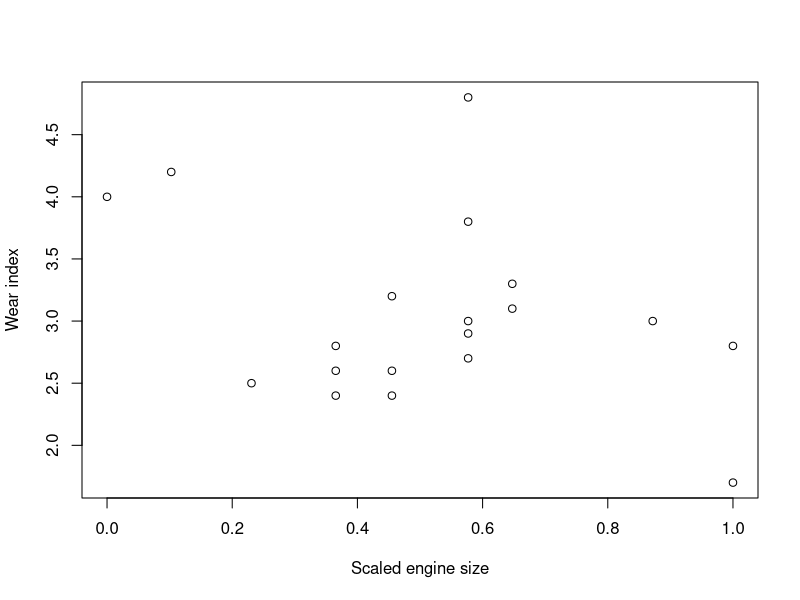
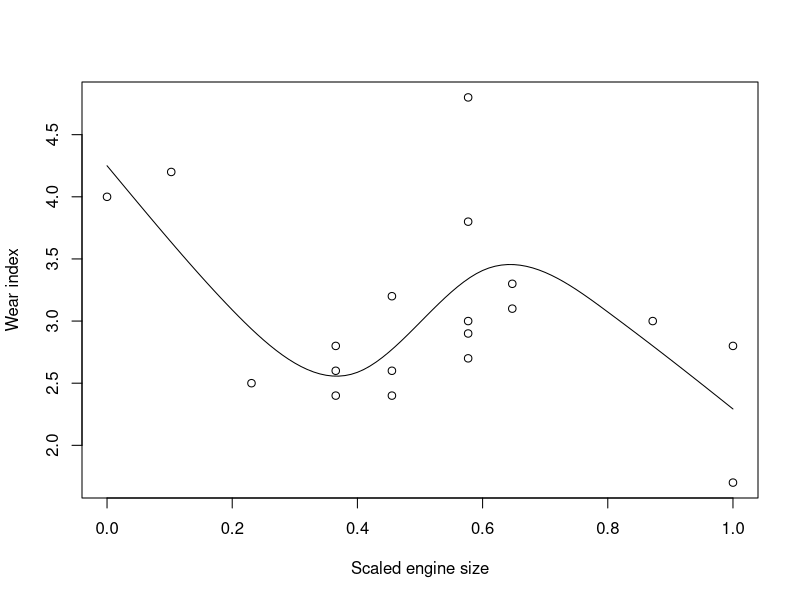
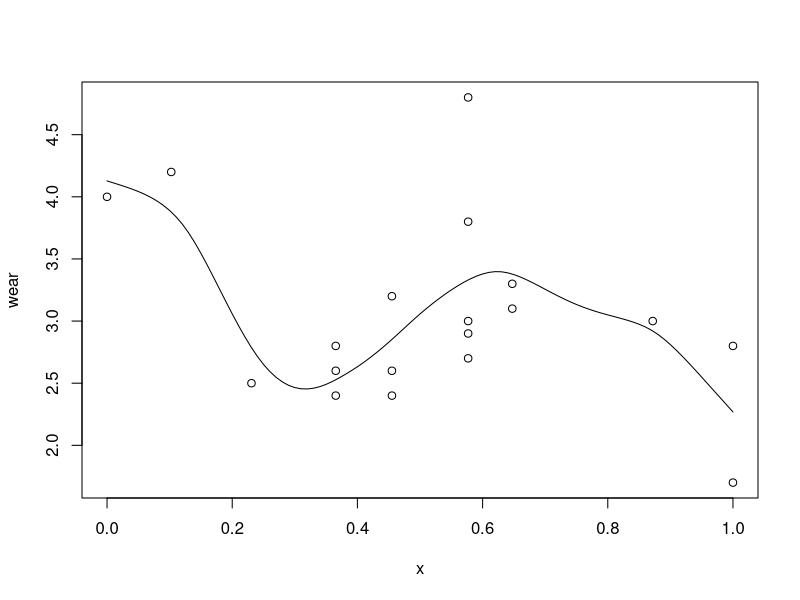
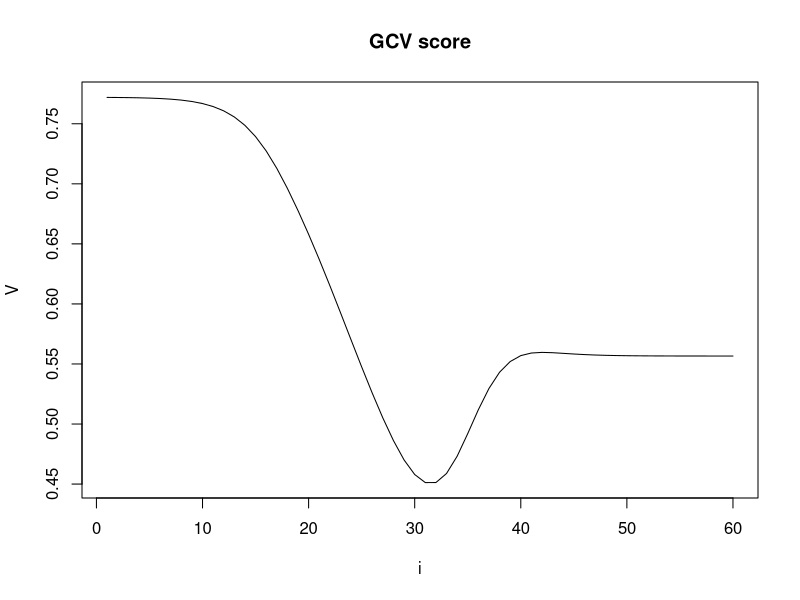
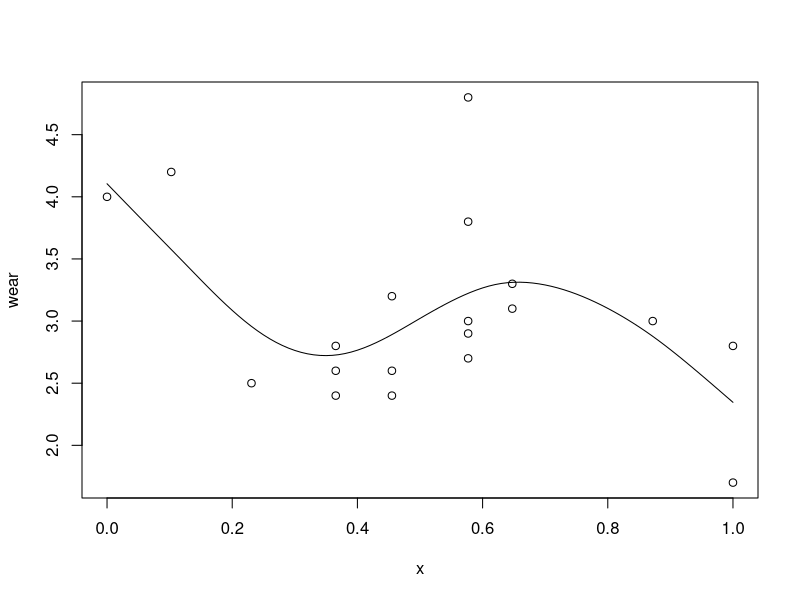

These figures' R source, in order: (Note: this script raises an error after producing the figures.)
## ---- chunk 1

# p.124

# Car engine example
size<-c(1.42,1.58,1.78,1.99,1.99,1.99,2.13,2.13,2.13, 2.32,2.32,2.32,2.32,2.32,2.43,2.43,2.78,2.98,2.98) 

wear<-c(4.0,4.2,2.5,2.6,2.8,2.4,3.2,2.4,2.6,4.8,2.9, 3.8,3.0,2.7,3.1,3.3,3.0,2.8,1.7) 

x<-size-min(size);x<-x/max(x)
plot(x,wear,xlab="Scaled engine size",ylab="Wear index")

# Write a function defining R(x,z), for cubic spline on [0,1]
rk<-function(x,z){ 
  ((z-0.5)^2-1/12)*((x-0.5)^2-1/12)/4-
   ((abs(x-z)-0.5)^4-(abs(x-z)-0.5)^2/2+7/240)/24
 }

# A function which takes a sequence of knots and an array of x values to produce a model matrix for the spline.


spl.X<-function(x,xk) # set up model matrix for cubic penalized regression spline 
  {
  q<-length(xk)+2 # number of parameters
  n<-length(x) # number of data
  X<-matrix(1,n,q) # initialized model matrix, components are all 1
  X[,2]<-x # set second column to x
  X[,3:q]<-outer(x,xk,FUN=rk) # and remaining to R(x,xk) 
  X
  }

# a rank 6 basis is used, meaning that q = 6 and there are 4 knots: these have been evenly spread over [0,1]

xk<-1:4/5 # choose some knots 
X<-spl.X(x,xk) # generate model matrix 
mod.1<-lm(wear~X-1) # fit model
xp<-0:100/100 # x values for prediction 
Xp<-spl.X(xp,xk) # prediction matrix


# Run together the following lines for a successful plot
plot(x,wear,xlab="Scaled engine size",ylab="Wear index")
lines(xp,Xp%*%coef(mod.1)) # plot fitted spline

## ---- chunk 2
# p. 127

# 1. Obtain S

spl.S<-function(xk)
# set up the penalized regression spline penalty matrix,
# given knot sequence xk
{ 
  q<-length(xk)+2;S<-matrix(0,q,q) # initialize matrix to 0
  S[3:q,3:q]<-outer(xk,xk,FUN=rk) # fill in non-zero part
  S 
}

# 2. Obtain square root of S, so B=SS

mat.sqrt<-function(S) # A simple matrix square root 
  { 
  d<-eigen(S,symmetric=TRUE)
  rS<-d$vectors%*%diag(d$values^0.5)%*%t(d$vectors)
  }

# 3. Fitting penalised regression spline

prs.fit<-function(y,x,xk,lambda)
# function to fit penalized regression spline to x,y data, # with knots xk, given smoothing parameter, lambda.
  { 
  q<-length(xk)+2 # dimension of basis 
  n<-length(x) # number of data
# create augmented model matrix ....
  Xa <- rbind(spl.X(x,xk),mat.sqrt(spl.S(xk))*sqrt(lambda)) 
  y[(n+1):(n+q)]<-0 # augment the data vector
  lm(y~Xa-1) # fit and return the penalized regression spline
}


xk<-1:7/8 # choose some knots 
mod.2<-prs.fit(wear,x,xk,0.0001) # fit pen. reg. spline 
#change lambda to 0.000001 gives a more fined spline
Xp<-spl.X(xp,xk) # matrix to map params to fitted values at xp
plot(x,wear);lines(xp,Xp%*%coef(mod.2)) # plot data & spl. fit


## ---- chunk 3
# p.130
# Find lambda by general cross validation; to minimize V0

lambda<-1e-8;n<-length(wear);V<-0
for (i in 1:60) { # loop through smoothing parameters 
  mod<-prs.fit(wear,x,xk,lambda) # fit model, given lambda
  trA<-sum(influence(mod)$hat[1:n]) # find tr(A) 
  rss<-sum((wear-fitted(mod)[1:n])^2)# residual sum of squares 
  V[i]<-n*rss/(n-trA)^2 # obtain GCV score 
  lambda<-lambda*1.5 # increase lambda
}

plot(1:60,V,type="l",main="GCV score",xlab="i") # plot score

# Above GCV score finds V[31] has the lowewst value. Use it to obtain lambda, then fit the spline and plot

i<-(1:60)[V==min(V)] # extract index of min(V) 
mod.3<-prs.fit(wear,x,xk,1.5^(i-1)*1e-8) # fit optimal model 
Xp<-spl.X(xp,xk) # .... and plot it

plot(x,wear);lines(xp,Xp%*%coef(mod.3))

## ---- chunk 4

# p.132 Set up simple additive model

am.setup<-function(x,z,q=10)
# Get X, S_1 and S_2 for a simple 2 term AM 
  { 
  # choose knots ...
  xk <- quantile(unique(x),1:(q-2)/(q-1))
  zk <- quantile(unique(z),1:(q-2)/(q-1))
  # get penalty matrices ...
  S <- list()
  S[[1]] <- S[[2]] <- matrix(0,2*q-1,2*q-1) 
  S[[1]][2:q,2:q] <- spl.S(xk)[-1,-1] 
  S[[2]][(q+1):(2*q-1),(q+1):(2*q-1)] <- spl.S(zk)[-1,-1] 
  # get model matrix ...
  n<-length(x)
  X<-matrix(1,n,2*q-1)
  X[,2:q]<-spl.X(x,xk)[,-1] # 1st smooth 
  X[,(q+1):(2*q-1)]<-spl.X(z,zk)[,-1] # 2nd smooth 
  list(X=X,S=S)
  }


# Fit model

fit.am<-function(y,X,S,sp)
# function to fit simple 2 term additive model 
  { 
  # get sqrt of total penalty matrix ...
  rS <- mat.sqrt(sp[1]*S[[1]]+sp[2]*S[[2]])
  q <- ncol(X) # number of params
  n <- nrow(X)
  X1 <- rbind(X,rS) 
  y1<-y;y1[(n+1):(n+q)]<-0 # augment data 
  b<-lm(y1~X1-1) # fit model
  trA<-sum(influence(b)$hat[1:n]) # tr(A) 
  norm<-sum((y~fitted(b)[1:n])^2) # RSS 
  list(model=b,gcv=norm*n/(n-trA)^2,sp=sp)
}

# use data(tree) as example

## 1 Rescale the predictors onto [0,1]
data(trees)
rg <- range(trees$Girth)
trees$Girth <- (trees$Girth - rg[1])/(rg[2]-rg[1]) 
rh <- range(trees$Height)
trees$Height <- (trees$Height - rh[1])/(rh[2]-rh[1])

## 2 Obtain model matrix and penalty matrix 
am0 <- am.setup(trees$Girth,trees$Height)
am0[[1]] 
am0[[2]][[1]] # sublist of list 2
am0[[2]][[1]] # sublist of list 2


## 3 Grid search to find model fit by minimize GCV

sp<-c(0,0) # initialize smoothing parameter (s.p.) array 

for (i in 1:30) 
  for (j in 1:30) # loop over s.p. grid 
    { 
    sp[1]<-1e-5*2^(i-1);sp[2]<-1e-5*2^(j-1) 
    b<-fit.am(trees$Volume,am0$X,am0$S,sp) 
    if (i+j==2) best<-b else
    if (b$gcv<best$gcv) 
      best<-b
  } # this code doesnt work, there may be a bug

best$sp

## 4 plot (as ## 3 has bug, I omit this section)


## ---- chunk 5

# GAM

fit.gamG<-function(y,X,S,sp)
# function to fit simple 2 term generalized additive model 
  # Gamma errors and log link
  { # get sqrt of combined penalty matrix ...
  rS <- mat.sqrt(sp[1]*S[[1]]+sp[2]*S[[2]])
  q <- ncol(X) # number of params
  n <- nrow(X) # number of data
  X1 <- rbind(X,rS) # augmented model matrix
  b <- rep(0,q);b[1] <- 1 # initialize parameters
  norm <- 0;old.norm <- 1 # initialize convergence control 
  while (abs(norm-old.norm)>1e-4*norm) # repeat un-converged
  { eta <- (X1%*%b)[1:n]
    mu <- exp(eta)
    z <- (y-mu)/mu + eta
    z[(n+1):(n+q)] <- 0
    m <- lm(z~X1-1)
    b <- m$coefficients
    trA <- sum(influence(m)$hat[1:n]) # tr(A)
    old.norm <- norm # store for convergence test 
    norm <- sum((z-fitted(m))[1:n]^2)
    }
  list(model=m,gcv=norm*n/(n-trA)^2,sp=sp)
}


